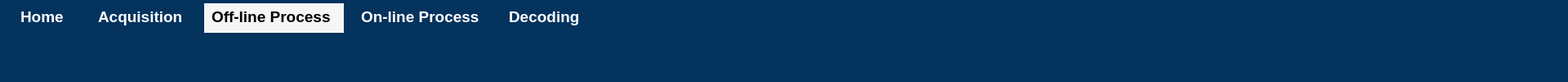
       <widget class="QWidget" name="widget_33" native="true">
        <property name="sizePolicy">
         <sizepolicy hsizetype="Preferred" vsizetype="Fixed">
          <horstretch>0</horstretch>
          <verstretch>0</verstretch>
         </sizepolicy>
        </property>
        <property name="minimumSize">
         <size>
          <width>1920</width>
          <height>40</height>
         </size>
        </property>
        <property name="styleSheet">
         <string notr="true">background-color: rgb(4, 51, 94);</string>
        </property>
        <layout class="QGridLayout" name="gridLayout">
         <property name="leftMargin">
          <number>0</number>
         </property>
         <property name="topMargin">
          <number>0</number>
         </property>
         <property name="rightMargin">
          <number>0</number>
         </property>
         <property name="bottomMargin">
          <number>0</number>
         </property>
         <property name="spacing">
          <number>0</number>
         </property>
         <item row="0" column="0">
          <widget class="QWidget" name="widget_36" native="true">
           <property name="sizePolicy">
            <sizepolicy hsizetype="Preferred" vsizetype="Preferred">
             <horstretch>0</horstretch>
             <verstretch>0</verstretch>
            </sizepolicy>
           </property>
           <property name="minimumSize">
            <size>
             <width>1920</width>
             <height>40</height>
            </size>
           </property>
           <property name="styleSheet">
            <string notr="true">background-color: rgb(4, 51, 94);</string>
           </property>
           <widget class="QLabel" name="label_220">
            <property name="geometry">
             <rect>
              <x>25</x>
              <y>9</y>
              <width>61</width>
              <height>22</height>
             </rect>
            </property>
            <property name="font">
             <font>
              <pointsize>14</pointsize>
              <weight>75</weight>
              <bold>true</bold>
             </font>
            </property>
            <property name="styleSheet">
             <string notr="true">color: rgb(255, 255, 255);</string>
            </property>
            <property name="text">
             <string>Home</string>
            </property>
            <property name="alignment">
             <set>Qt::AlignLeading|Qt::AlignLeft|Qt::AlignVCenter</set>
            </property>
           </widget>
           <widget class="QLabel" name="label_221">
            <property name="geometry">
             <rect>
              <x>120</x>
              <y>9</y>
              <width>111</width>
              <height>22</height>
             </rect>
            </property>
            <property name="font">
             <font>
              <pointsize>14</pointsize>
              <weight>75</weight>
              <bold>true</bold>
             </font>
            </property>
            <property name="styleSheet">
             <string notr="true">color: rgb(255, 255, 255);</string>
            </property>
            <property name="text">
             <string>Acquisition</string>
            </property>
            <property name="alignment">
             <set>Qt::AlignLeading|Qt::AlignLeft|Qt::AlignVCenter</set>
            </property>
           </widget>
           <widget class="QLabel" name="label_222">
            <property name="geometry">
             <rect>
              <x>259</x>
              <y>9</y>
              <width>151</width>
              <height>22</height>
             </rect>
            </property>
            <property name="font">
             <font>
              <pointsize>14</pointsize>
              <weight>75</weight>
              <bold>true</bold>
             </font>
            </property>
            <property name="styleSheet">
             <string notr="true">color: rgb(0, 0, 0);
background-color: rgb(246, 246, 246);</string>
            </property>
            <property name="text">
             <string>Off-line Process</string>
            </property>
            <property name="alignment">
             <set>Qt::AlignLeading|Qt::AlignLeft|Qt::AlignVCenter</set>
            </property>
           </widget>
           <widget class="QLabel" name="label_223">
            <property name="geometry">
             <rect>
              <x>442</x>
              <y>9</y>
              <width>151</width>
              <height>22</height>
             </rect>
            </property>
            <property name="font">
             <font>
              <pointsize>14</pointsize>
              <weight>75</weight>
              <bold>true</bold>
             </font>
            </property>
            <property name="styleSheet">
             <string notr="true">color: rgb(255, 255, 255);</string>
            </property>
            <property name="text">
             <string>On-line Process</string>
            </property>
            <property name="alignment">
             <set>Qt::AlignLeading|Qt::AlignLeft|Qt::AlignVCenter</set>
            </property>
           </widget>
           <widget class="QLabel" name="label_224">
            <property name="geometry">
             <rect>
              <x>623</x>
              <y>9</y>
              <width>101</width>
              <height>22</height>
             </rect>
            </property>
            <property name="font">
             <font>
              <pointsize>14</pointsize>
              <weight>75</weight>
              <bold>true</bold>
             </font>
            </property>
            <property name="styleSheet">
             <string notr="true">color: rgb(255, 255, 255);</string>
            </property>
            <property name="text">
             <string>Decoding</string>
            </property>
            <property name="alignment">
             <set>Qt::AlignLeading|Qt::AlignLeft|Qt::AlignVCenter</set>
            </property>
           </widget>
           <widget class="QWidget" name="widget_38" native="true">
            <property name="geometry">
             <rect>
              <x>250</x>
              <y>4</y>
              <width>171</width>
              <height>36</height>
             </rect>
            </property>
            <property name="minimumSize">
             <size>
              <width>171</width>
              <height>36</height>
             </size>
            </property>
            <property name="styleSheet">
             <string notr="true">background-color: rgb(246, 246, 246);</string>
            </property>
           </widget>
           <zorder>label_220</zorder>
           <zorder>label_221</zorder>
           <zorder>label_224</zorder>
           <zorder>widget_38</zorder>
           <zorder>label_223</zorder>
           <zorder>label_222</zorder>
          </widget>
         </item>
        </layout>
       </widget>
